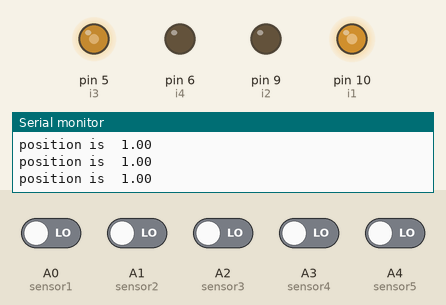
The sketch below on a simulated Arduino Mega 2560, built with avr-gcc and run on an emulated ATmega2560. Shown: output pins drawn as LEDs (lit = HIGH), the last lines printed to the serial monitor. The inputs (shaded band) are chosen by the test bench; at power-on: A0 (sensor1), A1 (sensor2), A2 (sensor3), A3 (sensor4), A4 (sensor5) LOW.

Above: at 1.2 s.
1.3 s: A0 (sensor1) driven HIGH
At 1.8 s:
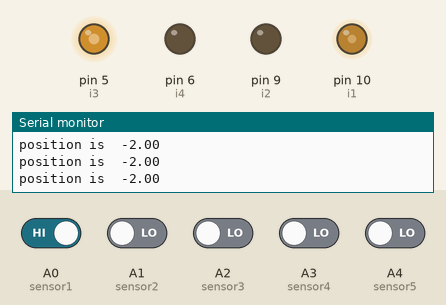
2.8 s: A3 (sensor4) driven HIGH
At 3.9 s:
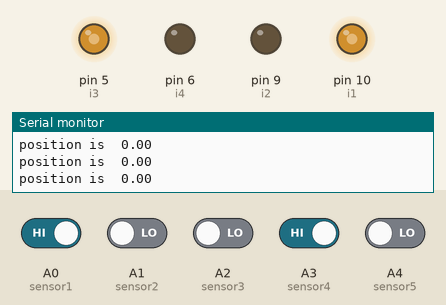
4.3 s: A4 (sensor5) driven HIGH
At 5.3 s:
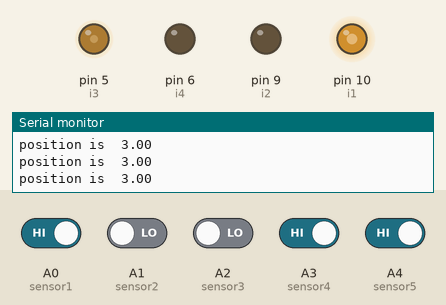
5.8 s: A0 (sensor1) driven LOW
At 6.7 s:
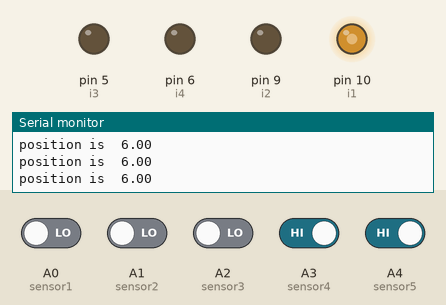
7.3 s: A1 (sensor2) driven HIGH
At 8.5 s:
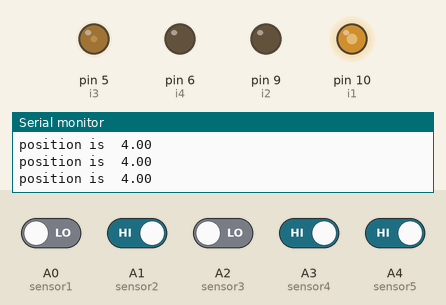
8.8 s: A2 (sensor3) driven HIGH
At 9.7 s:
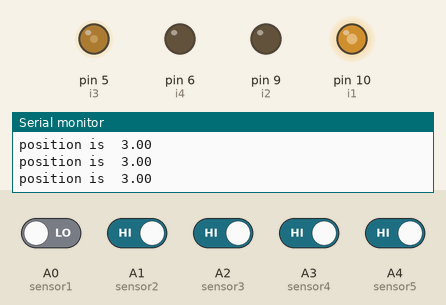
Timing chart, 0 to 11.8 s (numbered marks = the images above; inputs shaded):
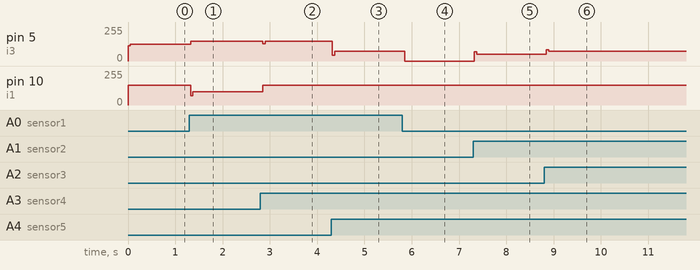

The sketch:

linefollower.ino
```cpp
//PID LINE FOLLOWER
//(imagine that you are driving the bot for right-left convention)

// use MEGA

//motor driver-pins must be pwm to control speed!!!

#define i1 10  //right
#define i2 9
#define i3 5  //left
#define i4 6

//IR ARRAY
#define  sensor1 A0     // RIGHT most sensor
#define  sensor2 A1
#define  sensor3 A2
#define  sensor4 A3
#define  sensor5 A4
     // LEFT most sensor


float ir[6];  //ir array values
int irv[6];
int s=150; //fixed speed
//int s2 = 130;
int rs,ls;    //right speed , left speed
//int z=70;

// PID Constants
float Kp=25;
float Ki=0;
float Kd=10;

float sum;

float pos;    //instantaneous position
float setpoint;
float PID_value = 0;


void setup() {

//weightage
irv[1]=15;
irv[2]=10;
irv[3]=5;
irv[4]=-10;
irv[5]=-15;


//motor driver
  pinMode(i1,OUTPUT);
  pinMode(i2,OUTPUT);
  pinMode(i3,OUTPUT);
  pinMode(i4,OUTPUT);


// ir array
  pinMode(sensor1,INPUT);
  pinMode(sensor2,INPUT);
  pinMode(sensor3,INPUT);
  pinMode(sensor4,INPUT);
  pinMode(sensor5,INPUT);


  Serial.begin(9600);

  setpoint=0 ;
}


float error=0, previous_error = 0, P = 0, I = 0, D = 0;

void loop() {
pos=find_position();
calculate_PID();
turnspeed();
forward();
delay(50);

}


int find_position(){

  ir[1] = digitalRead(sensor1);
  ir[1]=(!ir[1]);
  //Serial.println(ir[1]);
  ir[2] = digitalRead(sensor2);
  ir[2]=(!ir[2]);
  //Serial.println(ir[2]);
  ir[3] = digitalRead(sensor3);
  ir[3]=(!ir[3]);
  //Serial.println(ir[3]);
  ir[4] = digitalRead(sensor4);
  ir[4]=(!ir[4]);
  //Serial.println(ir[4]);
  ir[5] = digitalRead(sensor5);
  ir[5]=(!ir[5]);
  //Serial.println(ir[5]);


  for (int i = 1; i < 6; i++){
  sum = sum + (ir[i] * irv[i]);   //Calculating the weighted mean

  }
  pos = sum/5 ;
  Serial.print("position is  ");
  Serial.println(pos);
  sum=0;

  /*//////////////////////////////RIGHT TURN
  if(ir[1]==0)
  {
   //delay(500);
   while(1){
  analogWrite(i1,0);
  analogWrite(i2,100);
  analogWrite(i3,255);
  analogWrite(i4,0);

ir[6] = digitalRead(sensor6);
ir[6]=(!ir[6]);
if(ir[6]==0){
  break;
  }
    }
  }
/////////////////////////////////////LEFT TURN
  if(ir[7]==0)
  {
    //delay(5000);
   while(1){
  analogWrite(i1,255);
  analogWrite(i2,0);
  analogWrite(i3,0);
  analogWrite(i4,100);

ir[2] = digitalRead(sensor2);
 ir[2]=(!ir[2]);
if(ir[2]==0){
  break;
  }
 }
}*/
  return pos;
}


void calculate_PID(){
  error=setpoint-pos;
  P= error;
  if(I>240)
  {
    I=240;
  }
  if(I<-240)
  {
    I=-240;
  }
  I = I + error;
  D =  previous_error - error;
  previous_error = error;
  PID_value = int(P*Kp + I*Ki - D*Kd);
 /* Serial.print("error value is   ");
  Serial.println(error);
  Serial.print("pid value is   ");
  Serial.println(PID_value);
  Serial.print("I value is   ");
  Serial.println(I);*/

}


void turnspeed(){
  //Restricting the error value between +255.
rs = s;
ls = s;
 if(PID_value<0)
 {
  ls = s+PID_value;
  }
  if(PID_value>0)
  {
    rs = s-PID_value;
    }

  if (rs < 0){
    rs = 0;
    }
  if (rs> 255){
    rs = 255;
    }

    if (ls < 0){
    ls = 0;
    }
  if (ls> 255){
    ls = 255;
    }

}


void forward(){

  /*Serial.print("rs value is  ");
  Serial.println(rs);
  Serial.print("ls value is  ");
  Serial.println(ls);
  if(rs>ls)
  {
    Serial.println("Left Turn");
  }
  else if(rs<ls)
  {
    Serial.println("Right Turn");
  }
  else if(rs=ls)
  {
    Serial.println("Forward");
  }

  Serial.println("************");*/

  analogWrite(i1,rs);
  analogWrite(i2,0);
  analogWrite(i3,ls);
  analogWrite(i4,0);
 }
```

Measured:
- after the input at 1.3 s, pin 5 (i3): 125/255 → 150/255 at once; pin 10 (i1): 150/255 → 100/255 at once
- after the input at 2.8 s, pin 5 (i3): 150/255 → 130/255 after 0.05 s, → 150/255 0.05 s later; pin 10 (i1): 100/255 → 150/255 after 0.05 s
- after the input at 4.3 s, pin 5 (i3): 150/255 → 75/255 at once
- after the input at 5.8 s, pin 5 (i3): 75/255 → 0/255 after 0.05 s
- after the input at 7.3 s, pin 5 (i3): 0/255 → 50/255 at once
- after the input at 8.8 s, pin 5 (i3): 50/255 → 75/255 after 0.05 s
